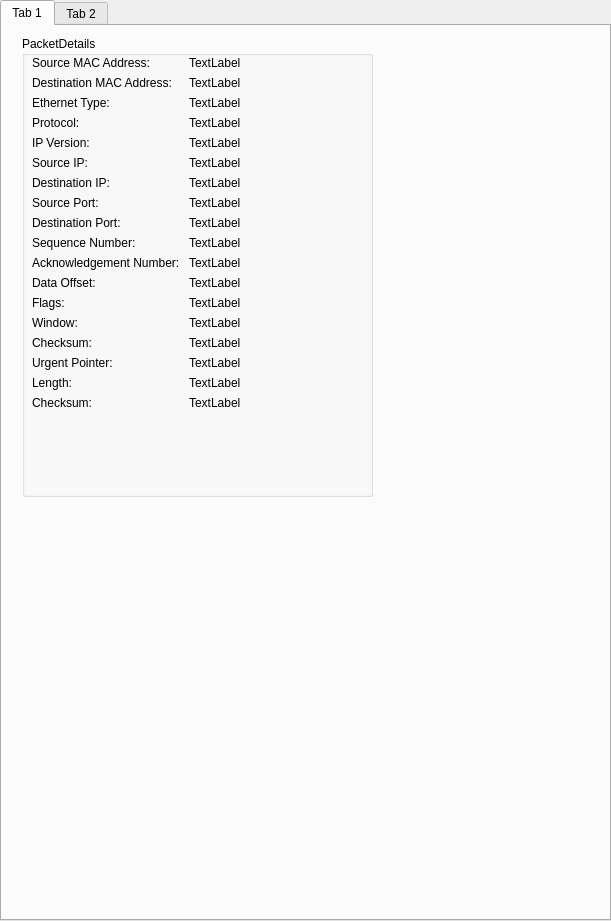
   <widget class="QTabWidget" name="tabWidget_2">
    <property name="geometry">
     <rect>
      <x>790</x>
      <y>0</y>
      <width>611</width>
      <height>921</height>
     </rect>
    </property>
    <widget class="QWidget" name="tab_3">
     <attribute name="title">
      <string>Tab 1</string>
     </attribute>
     <widget class="QGroupBox" name="groupBox">
      <property name="geometry">
       <rect>
        <x>20</x>
        <y>10</y>
        <width>351</width>
        <height>461</height>
       </rect>
      </property>
      <property name="title">
       <string>PacketDetails</string>
      </property>
      <widget class="QWidget" name="formLayoutWidget">
       <property name="geometry">
        <rect>
         <x>10</x>
         <y>20</y>
         <width>241</width>
         <height>431</height>
        </rect>
       </property>
       <layout class="QFormLayout" name="formLayout">
        <item row="3" column="0">
         <widget class="QLabel" name="label">
          <property name="text">
           <string>Protocol:</string>
          </property>
         </widget>
        </item>
        <item row="3" column="1">
         <widget class="QLabel" name="protocolValueLabel">
          <property name="text">
           <string>TextLabel</string>
          </property>
         </widget>
        </item>
        <item row="5" column="0">
         <widget class="QLabel" name="label_3">
          <property name="text">
           <string>Source IP: </string>
          </property>
         </widget>
        </item>
        <item row="5" column="1">
         <widget class="QLabel" name="srcIPValueLabel">
          <property name="text">
           <string>TextLabel</string>
          </property>
         </widget>
        </item>
        <item row="6" column="0">
         <widget class="QLabel" name="label_2">
          <property name="text">
           <string>Destination IP: </string>
          </property>
         </widget>
        </item>
        <item row="6" column="1">
         <widget class="QLabel" name="dstIPValueLabel">
          <property name="text">
           <string>TextLabel</string>
          </property>
         </widget>
        </item>
        <item row="0" column="0">
         <widget class="QLabel" name="label_4">
          <property name="text">
           <string>Source MAC Address: </string>
          </property>
         </widget>
        </item>
        <item row="0" column="1">
         <widget class="QLabel" name="srcMACValueLabel">
          <property name="text">
           <string>TextLabel</string>
          </property>
         </widget>
        </item>
        <item row="1" column="0">
         <widget class="QLabel" name="label_5">
          <property name="text">
           <string>Destination MAC Address: </string>
          </property>
         </widget>
        </item>
        <item row="1" column="1">
         <widget class="QLabel" name="dstMACValueLabel">
          <property name="text">
           <string>TextLabel</string>
          </property>
         </widget>
        </item>
        <item row="2" column="0">
         <widget class="QLabel" name="label_7">
          <property name="text">
           <string>Ethernet Type: </string>
          </property>
         </widget>
        </item>
        <item row="2" column="1">
         <widget class="QLabel" name="ethTypeValueLabel">
          <property name="text">
           <string>TextLabel</string>
          </property>
         </widget>
        </item>
        <item row="4" column="0">
         <widget class="QLabel" name="label_8">
          <property name="text">
           <string>IP Version: </string>
          </property>
         </widget>
        </item>
        <item row="4" column="1">
         <widget class="QLabel" name="ipVerValueLabel">
          <property name="text">
           <string>TextLabel</string>
          </property>
         </widget>
        </item>
        <item row="7" column="0">
         <widget class="QLabel" name="label_6">
          <property name="text">
           <string>Source Port: </string>
          </property>
         </widget>
        </item>
        <item row="7" column="1">
         <widget class="QLabel" name="srcPortValueLabel">
          <property name="text">
           <string>TextLabel</string>
          </property>
         </widget>
        </item>
        <item row="8" column="0">
         <widget class="QLabel" name="label_9">
          <property name="text">
           <string>Destination Port: </string>
          </property>
         </widget>
        </item>
        <item row="8" column="1">
         <widget class="QLabel" name="dstPortValueLabel">
          <property name="text">
           <string>TextLabel</string>
          </property>
         </widget>
        </item>
        <item row="9" column="0">
         <widget class="QLabel" name="label_10">
          <property name="text">
           <string>Sequence Number: </string>
          </property>
         </widget>
        </item>
        <item row="9" column="1">
         <widget class="QLabel" name="seqValueLabel">
          <property name="text">
           <string>TextLabel</string>
          </property>
         </widget>
        </item>
        <item row="11" column="0">
         <widget class="QLabel" name="label_12">
          <property name="text">
           <string>Data Offset: </string>
          </property>
         </widget>
        </item>
        <item row="10" column="0">
         <widget class="QLabel" name="label_11">
          <property name="text">
           <string>Acknowledgement Number: </string>
          </property>
         </widget>
        </item>
        <item row="10" column="1">
         <widget class="QLabel" name="ackValueLabel">
          <property name="text">
           <string>TextLabel</string>
          </property>
         </widget>
        </item>
        <item row="11" column="1">
         <widget class="QLabel" name="dataOffsetValueLabel">
          <property name="text">
           <string>TextLabel</string>
          </property>
         </widget>
        </item>
        <item row="12" column="0">
         <widget class="QLabel" name="label_13">
          <property name="text">
           <string>Flags: </string>
          </property>
         </widget>
        </item>
        <item row="12" column="1">
         <widget class="QLabel" name="tcpFlagsValueLabel">
          <property name="text">
           <string>TextLabel</string>
          </property>
         </widget>
        </item>
        <item row="13" column="0">
         <widget class="QLabel" name="label_14">
          <property name="text">
           <string>Window: </string>
          </property>
         </widget>
        </item>
        <item row="13" column="1">
         <widget class="QLabel" name="tcpWinValueLabel">
          <property name="text">
           <string>TextLabel</string>
          </property>
         </widget>
        </item>
        <item row="14" column="0">
         <widget class="QLabel" name="label_15">
          <property name="text">
           <string>Checksum: </string>
          </property>
         </widget>
        </item>
        <item row="14" column="1">
         <widget class="QLabel" name="tcpChecksumValueLabel">
          <property name="text">
           <string>TextLabel</string>
          </property>
         </widget>
        </item>
        <item row="15" column="0">
         <widget class="QLabel" name="label_16">
          <property name="text">
           <string>Urgent Pointer: </string>
          </property>
         </widget>
        </item>
        <item row="15" column="1">
         <widget class="QLabel" name="tcpUrgPtrValueLabel">
          <property name="text">
           <string>TextLabel</string>
          </property>
         </widget>
        </item>
        <item row="16" column="0">
         <widget class="QLabel" name="label_17">
          <property name="text">
           <string>Length: </string>
          </property>
         </widget>
        </item>
        <item row="16" column="1">
         <widget class="QLabel" name="udpLenValueLabel">
          <property name="text">
           <string>TextLabel</string>
          </property>
         </widget>
        </item>
        <item row="17" column="0">
         <widget class="QLabel" name="label_18">
          <property name="text">
           <string>Checksum: </string>
          </property>
         </widget>
        </item>
        <item row="17" column="1">
         <widget class="QLabel" name="udpChecksumValueLabel">
          <property name="text">
           <string>TextLabel</string>
          </property>
         </widget>
        </item>
       </layout>
      </widget>
     </widget>
    </widget>
    <widget class="QWidget" name="tab_4">
     <attribute name="title">
      <string>Tab 2</string>
     </attribute>
    </widget>
   </widget>
